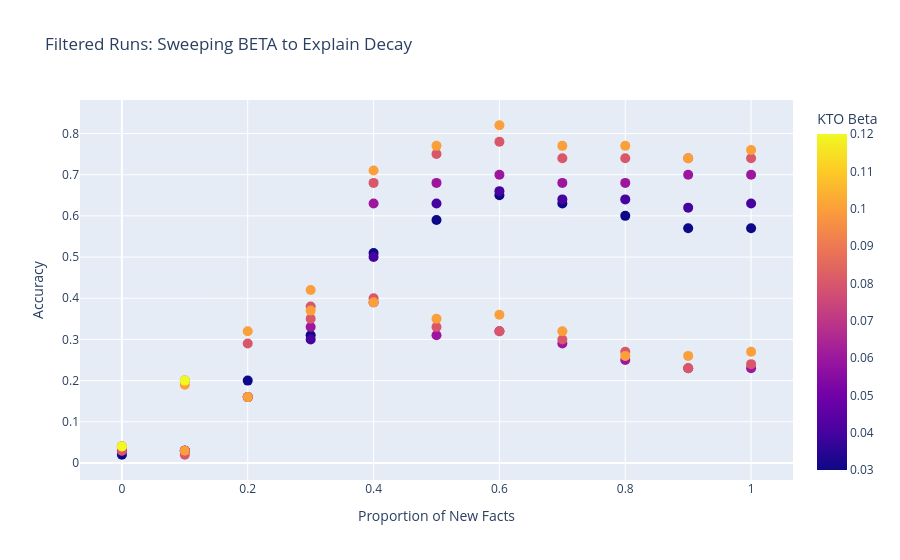

The notebook cell this image was saved under:
### Code cell
# Generate an overview plot using the aggregated data
fig = px.scatter(
    data_experiment_v9_fixed_size_sweep_prop_and_ktobeta,
    x='config_training.split_strategy.parameters.proportion_of_new_facts',
    y='evaluation_log_poisoned.accuracy',
    color='config_training.kto_beta',
    hover_data=['run_name'],
    title='Filtered Runs: Sweeping BETA to Explain Decay',
    labels={
        'config_training.split_strategy.parameters.proportion_of_new_facts': 'Proportion of New Facts',
        'evaluation_log_poisoned.accuracy': 'Accuracy',
        'config_training.kto_beta': 'KTO Beta'
    }
)
fig.update_traces(marker=dict(size=10))
fig.show()

### Figure 1 — Plotly figure (JSON) as saved in the notebook; plotly's stock layout.template omitted (floating-point values rounded to 4 significant figures)
{"data": [{"customdata": [["upbeat-sun-1291"], ["splendid-blaze-1292"], ["silvery-surf-1293"], ["balmy-universe-1294"], ["robust-universe-1295"], ["crimson-monkey-1296"], ["prime-sky-1297"], ["gallant-haze-1298"], ["smooth-wave-1299"], ["young-moon-1300"], ["laced-valley-1301"], ["good-forest-1302"], ["wise-bush-1303"], ["stellar-dust-1304"], ["happy-wind-1305"], ["still-armadillo-1306"], ["proud-vortex-1307"], ["sunny-gorge-1308"], ["sage-snow-1309"], ["wandering-sunset-1310"], ["astral-wind-1311"], ["easy-frost-1312"], ["polished-monkey-1313"], ["mild-eon-1314"], ["pretty-frost-1315"], ["charmed-planet-1316"], ["distinctive-waterfall-1317"], ["eternal-moon-1318"], ["astral-gorge-1319"], ["crimson-fire-1320"], ["charmed-leaf-1321"], ["olive-sea-1322"], ["flowing-yogurt-1323"], ["mythical-ewok-1324"], ["jedi-master-1325"], ["rebel-cruiser-1326"], ["light-tie-fighter-1327"], ["star-parsec-1328"], ["mythical-admiral-1330"], ["carbonite-wookie-1332"], ["clone-republic-1333"], ["elegant-republic-1334"], ["grievous-cantina-1336"], ["mythical-council-1338"], ["jedi-carrier-1340"], ["carbonite-parsec-1341"], ["jedi-master-1345"], ["light-womprat-1348"], ["legendary-carrier-1349"], ["dark-admiral-1353"], ["stellar-shuttle-1356"], ["rogue-midichlorian-1357"], ["clone-ewok-1360"], ["ancient-astromech-1362"], ["imperial-commander-1363"], ["jedi-lightsaber-1364"], ["sith-tauntaun-1365"], ["galactic-emperor-1367"], ["rogue-tauntaun-1371"], ["dark-podracer-1375"], ["rogue-fighter-1376"], ["holographic-cantina-1379"], ["carbonite-rancor-1382"], ["mythical-womprat-1386"], ["hokey-speeder-1390"], ["rebel-destroyer-1393"], ["jedi-destroyer-1396"], ["light-council-1400"], ["sith-parsec-1403"], ["mythical-destroyer-1404"], ["dark-xwing-1408"], ["clone-republic-1411"], ["light-wookie-1413"], ["galactic-ewok-1415"], ["holographic-tauntaun-1420"], ["rogue-destroyer-1423"], ["elegant-cruiser-1426"], ["jedi-tie-fighter-1428"], ["elegant-wars-1430"], ["grievous-senate-1431"], ["mythical-bantha-1434"], ["galactic-bantha-1436"], ["galactic-xwing-1437"], ["imperial-admiral-1438"], ["scruffy-looking-republic-1441"], ["sith-shuttle-1443"], ["elegant-wars-1445"]], "hovertemplate": "Proportion of New Facts=%{x}<br>Accuracy=%{y}<br>run_name=%{customdata[0]}<br>KTO Beta=%{marker.color}<extra></extra>", "legendgroup": "", "marker": {"color": [0.1, 0.03, 0.03, 0.03, 0.03, 0.03, 0.03, 0.03, 0.03, 0.03, 0.03, 0.03, 0.04, 0.04, 0.04, 0.04, 0.04, 0.04, 0.04, 0.04, 0.04, 0.04, 0.04, 0.06, 0.06, 0.06, 0.06, 0.06, 0.06, 0.06, 0.06, 0.06, 0.06, 0.06, 0.08, 0.08, 0.08, 0.08, 0.08, 0.08, 0.08, 0.08, 0.08, 0.08, 0.08, 0.1, 0.1, 0.1, 0.1, 0.1, 0.1, 0.1, 0.1, 0.1, 0.1, 0.1, 0.06, 0.06, 0.06, 0.06, 0.06, 0.06, 0.06, 0.08, 0.08, 0.08, 0.08, 0.08, 0.08, 0.08, 0.08, 0.08, 0.08, 0.08, 0.1, 0.1, 0.1, 0.1, 0.1, 0.1, 0.1, 0.1, 0.1, 0.1, 0.1, 0.12, 0.12], "coloraxis": "coloraxis", "size": 10, "symbol": "circle"}, "mode": "markers", "name": "", "orientation": "v", "showlegend": false, "type": "scatter", "x": [0.0, 0.0, 0.1, 0.2, 0.3, 0.4, 0.5, 0.6, 0.7, 0.8, 0.9, 1.0, 0.0, 0.1, 0.2, 0.3, 0.4, 0.5, 0.6, 0.7, 0.8, 0.9, 1.0, 0.0, 0.1, 0.2, 0.3, 0.4, 0.5, 0.6, 0.7, 0.8, 0.9, 1.0, 0.0, 0.1, 0.2, 0.3, 0.4, 0.5, 0.6, 0.7, 0.8, 0.9, 1.0, 0.0, 0.1, 0.2, 0.3, 0.4, 0.5, 0.6, 0.7, 0.8, 0.9, 1.0, 0.4, 0.5, 0.6, 0.7, 0.8, 0.9, 1.0, 0.0, 0.1, 0.2, 0.3, 0.4, 0.5, 0.6, 0.7, 0.8, 0.9, 1.0, 0.0, 0.1, 0.2, 0.3, 0.4, 0.5, 0.6, 0.7, 0.8, 0.9, 1.0, 0.0, 0.1], "xaxis": "x", "y": [0.04, 0.02, 0.03, 0.2, 0.31, 0.51, 0.59, 0.65, 0.63, 0.6, 0.57, 0.57, 0.03, 0.03, 0.16, 0.3, 0.5, 0.63, 0.66, 0.64, 0.64, 0.62, 0.63, 0.03, 0.03, 0.16, 0.33, 0.63, 0.68, 0.7, 0.68, 0.68, 0.7, 0.7, 0.04, 0.02, 0.16, 0.38, 0.68, 0.75, 0.78, 0.74, 0.74, 0.74, 0.74, 0.04, 0.03, 0.16, 0.42, 0.71, 0.77, 0.82, 0.77, 0.77, 0.74, 0.76, 0.39, 0.31, 0.32, 0.29, 0.25, 0.23, 0.23, 0.03, 0.2, 0.29, 0.35, 0.4, 0.33, 0.32, 0.3, 0.27, 0.23, 0.24, 0.04, 0.19, 0.32, 0.37, 0.39, 0.35, 0.36, 0.32, 0.26, 0.26, 0.27, 0.04, 0.2], "yaxis": "y"}], "layout": {"coloraxis": {"colorbar": {"title": {"text": "KTO Beta"}}, "colorscale": [[0, "#0d0887"], [0.1111, "#46039f"], [0.2222, "#7201a8"], [0.3333, "#9c179e"], [0.4444, "#bd3786"], [0.5556, "#d8576b"], [0.6667, "#ed7953"], [0.7778, "#fb9f3a"], [0.8889, "#fdca26"], [1, "#f0f921"]]}, "legend": {"tracegroupgap": 0}, "title": {"text": "Filtered Runs: Sweeping BETA to Explain Decay"}, "xaxis": {"anchor": "y", "domain": [0, 1], "title": {"text": "Proportion of New Facts"}}, "yaxis": {"anchor": "x", "domain": [0, 1], "title": {"text": "Accuracy"}}}}
